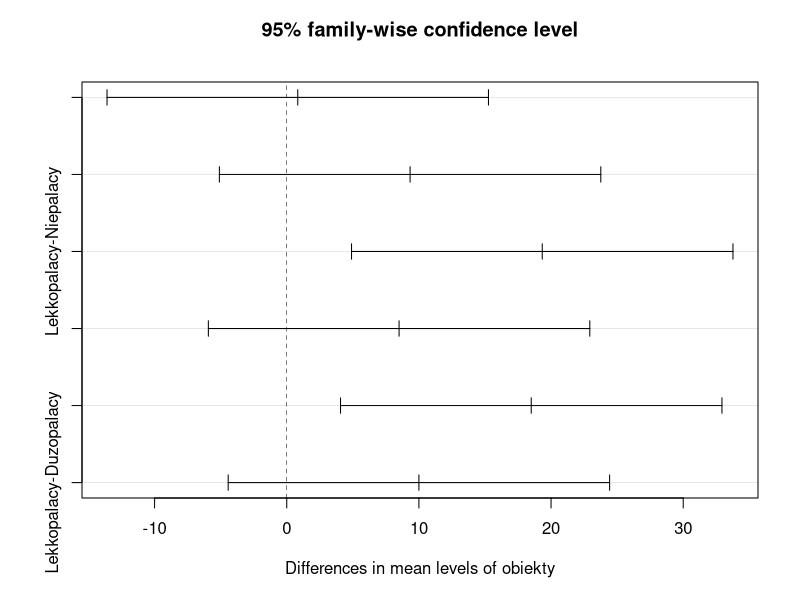

This chart was generated by the following R code:
#ANOVA
#Analiza wariancji


###############################################
#1 anova 1 (automaty) 
###############################################

#czy różne warunki ciśnieniowe mają wpływ na średnią produkcję
#pewnego wyrobu 
#Analizę wariancji poprzedź testem równości wariancji, np. z
#wykorzystaniem funkcji bartlett.test.


pressure=read.csv("Anova_cisnienie.csv", sep=";")
alpha = 0.05


#Zanim przeprowadzimy analize wariancji, musimy sprawdzić czy wariancja każdej
#z tych grup jest równa sobie (bartlett.test) (Test czy wariancje są jednorodne)

# H0: sigsq_n = sigsq_ś = sigsq_s = sigsq_bs 

# Musimy ułożyć dane w jeden długi wektor

wyniki = c(pressure$Niskie, pressure$Srednie, pressure$Silne, pressure$BardzoSilne)

lab=names(pressure)
n1=length(pressure$Niskie)
n2=length(pressure$Srednie)
n3=length(pressure$Silne)
n4=length(pressure$BardzoSilne)

obiekty = c(rep(lab[1], n1),
            rep(lab[2], n2),
            rep(lab[3], n3),
            rep(lab[4], n4))
obiekty = c(rep(lab, each=10))
data.frame(wyniki, obiekty)
bartlett.test(wyniki, obiekty) # alpha = 0.05 < 0.5009 = p.value -> nie odrzucamy H0
# Na poziomie istotności 5% dane nie potwierdzają, że wariancje poziomów ciśnienia 
# nie są jednorodne

###################################################

# Możemy przeprowadzić analizę wariancji
# H0: mi_n = mi_ś = mi_s = mi_bs H1: ~H0
# H0: średnia produkcja balonów jest równa dla każdego poziomu napompowania

# Tablica ANOVA

# Źródła        Sumy        Stopnie       Średnie      F    ||   Obszar
#Zmienności  Kwadratów      Swobody      Kwadraty           ||    Krytyczny

# Obiekty     28.275           3           9.42       2.27  ||  (F_3,36,1-alpha ; INF)

#   Błąd      149.69          36          4.158                 R = (2.287,  INF)

# Całkowita   177.975         39



anova(lm(wyniki ~ obiekty)) #alpha = 0.05 < 0.09735 p.value -> nie odrzucamy H0

###############################################
#3 anova 3 (automaty)  bledy pomiarow rozkłady normalne o takiej samej wariancji
###############################################

#Każdym z trzech mikrometrów zmierzono kilkukrotnie ten sam przedmiot i uzyskano wyniki:
#Mikrometr I: 4,5; 4,7; 4,8; 4,7
#Mikrometr II: 4,7; 4,8; 4,5; 4,7; 4,4; 4,8
#Mikrometr III: 4,8; 4,9; 4,8; 4,9; 4,8

#Zakładając, że błędy pomiarów mają rozkłady normalne o takiej samej wariancji,
#na poziomie istotności
#0,05 zweryfikuj hipotezę, że wybór mikrometru ma wpływ na uzyskane wyniki.

mikrometry=read.csv("Anova_mikrometr.csv", sep=";", dec=",")

m1=mikrometry$mikrometrI
m2=mikrometry$mikrometrII
m3=mikrometry$mikrometrIII

n1=length(na.omit(m1))
n2=length(na.omit(m2))
n3=length(na.omit(m3))

lab = names(mikrometry)

wyniki = c(na.omit(m1), na.omit(m2), na.omit(m3))

obiekty=c(rep(lab[1], n1), rep(lab[2], n2), rep(lab[3], n3))

data.frame(obiekty, wyniki)

anova(lm(wyniki~obiekty)) #alpha = 0.05 < 0.068 (Pr(>F))-> nie odrzucamy H0

# Na poziomie istotności 5% danie nie potwierdzają, że wybór mikrometru ma wpływ
# na pomiar


###############################################
#4 anova 4 24 sportowcow, 4 grupy (niepalacy, lekko, srednio, duzo)
###############################################

cig_player = read.csv("Anova_sportowcy.csv", sep=';')

wyniki = c(cig_player$Niepalacy,
           cig_player$Lekkopalacy, 
           cig_player$Sredniopalacy, 
           cig_player$Duzopalacy)

lab = names(cig_player)

obiekty=c(rep(lab, each=length(cig_player$Niepalacy)))
data.frame(wyniki, obiekty)

#(a) Zakładając  rozkład normalny, na poziomie istotności
#0,01, sprawdź czy palenie papierosów może wpływać na rytm zatokowy serca.
bartlett.test(wyniki, obiekty) # alpha=0.01 < 0.8517 -> nie odrzucamy H0

anova(lm(wyniki~obiekty)) # alpha = 0,01 > 0.004 -> odrzucamy H0
# Na poziomie istotności 1% dane potwierdzają, że zatokowy rytm serca graczy różni się
# względem intensywności ich palenia

# Na poziomie istotności 1% dane potwierdzają, że intensywność palenia ma wpływ
# na średni rytm zatokowy serca sportowców

########################################################
#b
#wyznaczenia grup jednorodnych porównywanych średnich obiektowych


# Sprawdzamy czy istnieją w tym teście grupy jednorodne

TukeyHSD(aov(wyniki~obiekty), ordered=T)
# diff - różnica średnich
# lwr - lower bound obszaru krytycznego
# upr - upper bound obszaru krytycznego
# p adj - wartość p.value

# Jeśli 0 należy do przedziału ufności oznacza, że grupa jest jednorodna
# Tam gdzie małe p.value to nie jest jednorodne

plot(TukeyHSD(aov(wyniki~obiekty), ordered=T))
#Grupy jednorodne: L-D, D-S, D-N, S-N => N-S-D, L-D
#Jednorodne
#(NS
#ND    -> tworzy się cykl N D -> D S -> S N
#DS)
#LD